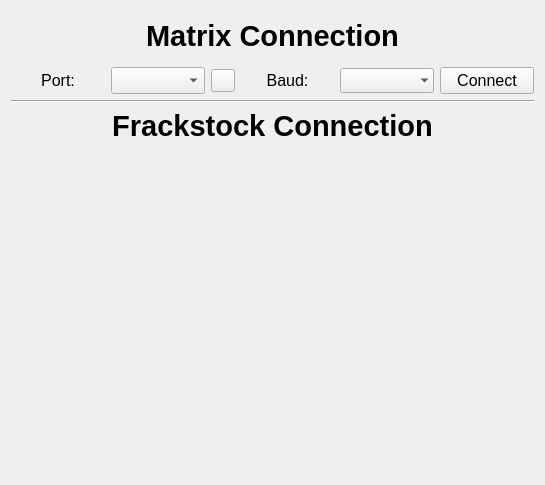
<?xml version="1.0" encoding="UTF-8"?>
<ui version="4.0">
 <class>TabSettings</class>
 <widget class="QWidget" name="TabSettings">
  <property name="geometry">
   <rect>
    <x>0</x>
    <y>0</y>
    <width>545</width>
    <height>485</height>
   </rect>
  </property>
  <property name="windowTitle">
   <string>Form</string>
  </property>
  <layout class="QVBoxLayout" name="verticalLayout">
   <item>
    <widget class="QLabel" name="lbl_matrix_conn">
     <property name="minimumSize">
      <size>
       <width>0</width>
       <height>50</height>
      </size>
     </property>
     <property name="font">
      <font>
       <family>Segoe UI</family>
       <pointsize>22</pointsize>
       <bold>true</bold>
      </font>
     </property>
     <property name="text">
      <string>Matrix Connection</string>
     </property>
     <property name="alignment">
      <set>Qt::AlignmentFlag::AlignCenter</set>
     </property>
    </widget>
   </item>
   <item>
    <layout class="QHBoxLayout" name="horizontalLayout">
     <item>
      <widget class="QLabel" name="lbl_matrix_port">
       <property name="font">
        <font>
         <pointsize>12</pointsize>
        </font>
       </property>
       <property name="text">
        <string>Port:</string>
       </property>
       <property name="alignment">
        <set>Qt::AlignmentFlag::AlignCenter</set>
       </property>
      </widget>
     </item>
     <item>
      <widget class="QComboBox" name="cb_matrix_ports">
       <property name="font">
        <font>
         <pointsize>12</pointsize>
        </font>
       </property>
      </widget>
     </item>
     <item>
      <widget class="QToolButton" name="btn_refresh_ports">
       <property name="text">
        <string/>
       </property>
       <property name="icon">
        <iconset theme="QIcon::ThemeIcon::SystemReboot"/>
       </property>
      </widget>
     </item>
     <item>
      <widget class="QLabel" name="lbl_matrix_baud">
       <property name="font">
        <font>
         <pointsize>12</pointsize>
        </font>
       </property>
       <property name="text">
        <string>Baud:</string>
       </property>
       <property name="alignment">
        <set>Qt::AlignmentFlag::AlignCenter</set>
       </property>
      </widget>
     </item>
     <item>
      <widget class="QComboBox" name="cb_matrix_baudrates">
       <property name="font">
        <font>
         <pointsize>12</pointsize>
        </font>
       </property>
       <property name="frame">
        <bool>false</bool>
       </property>
      </widget>
     </item>
     <item>
      <widget class="QPushButton" name="btn_matrix_connect">
       <property name="font">
        <font>
         <pointsize>12</pointsize>
        </font>
       </property>
       <property name="text">
        <string>Connect</string>
       </property>
      </widget>
     </item>
    </layout>
   </item>
   <item>
    <widget class="Line" name="line">
     <property name="orientation">
      <enum>Qt::Orientation::Horizontal</enum>
     </property>
    </widget>
   </item>
   <item>
    <widget class="QLabel" name="lbl_frackstock_conn">
     <property name="font">
      <font>
       <pointsize>22</pointsize>
       <bold>true</bold>
      </font>
     </property>
     <property name="text">
      <string>Frackstock Connection</string>
     </property>
     <property name="alignment">
      <set>Qt::AlignmentFlag::AlignCenter</set>
     </property>
    </widget>
   </item>
   <item>
    <spacer name="verticalSpacer">
     <property name="orientation">
      <enum>Qt::Orientation::Vertical</enum>
     </property>
     <property name="sizeHint" stdset="0">
      <size>
       <width>20</width>
       <height>40</height>
      </size>
     </property>
    </spacer>
   </item>
  </layout>
 </widget>
 <resources/>
 <connections/>
</ui>
